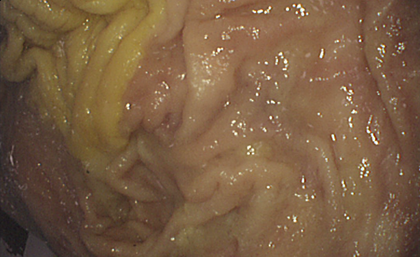
%> input picture master-project/simple method/original/01055.png, 420 x 257 px, shrunk from 1070 x 654 before the run
$ octave main.m   (GNU Octave 9; MATLAB toolbox functions it lacks are replaced by stand-ins)
%> lines starting %> are read from the running program, lines starting %| are printed output that depends on the picture; in (x1, y1, x2, y2) boxes, pixels count from 0 and x2, y2 are one past the last pixel; in counts of white or black regions, pixels touching at a corner belong together; the program's own positions count from 1
### master-project/simple method/highlight_detection_set.m
function [X_SVG,index_matrix] = highlight_detection_set(alpha,I,tau)

    HSV=rgb2hsv(I);
    H=HSV(:,:,1);
    S=HSV(:,:,2);
    V=HSV(:,:,3);

% compute X_sv and X_g
    a = S<alpha & V>1-alpha;
    [row,col] = find(S<alpha & V>1-alpha);
    len = length(row);
    X_sv=zeros(len,2);
    X_sv(:,1) = row;
    X_sv(:,2) = col;

    G = compute_G(I);
    b = G>=tau;
    [G_row,G_col]= find(G>=tau);
    len = length(G_row);

    X_G=zeros(len,2);
    X_G(:,1) = G_row;
    X_G(:,2) = G_col;

% construct their joint set
    X_SVG = union(X_sv,X_G,'rows');
    index_matrix = a|b;
% X_SVG = X_sv;


end
% no error
function G = compute_G(I)
    [x_max,y_max,z_max] = size(I);
%     sprintf('max x is %d, max y is %d',x_max,y_max);
    G = zeros(x_max,y_max);
    for x = 1:x_max
        for y = 1:y_max
            if x==x_max
                x_plus=x;
            else
                x_plus=x+1;
            end
            if x<=1
                x_minus = x;
            else
                x_minus = x-1;
            end

            if y==y_max
                y_plus=y;
            else
                y_plus=y+1;
            end

            if y<=1
                y_minus = y;
            else
                y_minus = y-1;
            end
           %  sprintf('max x is %d, max y is %d',x,y)
            a = find_min(I,x_plus,y)- find_min(I,x_minus,y);
            b = find_min(I,x,y_plus)- find_min(I,x,y_minus);
            a = double(a);
            b = double(b);
            G(x,y) = sqrt((a^2+b^2))/2;
        end
    end

end

% no error
% [6 lines left out: function find_min, not called in this run]

### master-project/simple method/replace_by_colors_around_fast.m
function A = replace_by_colors_around_fast(I,X_svg,num,alpha,tau,method)

[row,col,~] = size(I);
A(:,:,1) = ones(row,col);
A(:,:,2) = ones(row,col);
A(:,:,3) = ones(row,col);
[row,~] = size(X_svg);
A = I;
for i = 1:row
    e = [0 0 0];
    x = X_svg(i,1);
    y = X_svg(i,2);
    index = [x,y];
%     tic
    [x_left,y_left,x_right,y_right]= get_index(index,I,num);
    I_small = I(x_left:x_right,y_left:y_right,:);
    if(method == 'fast')
    [~,index_matrix] = highlight_detection_set2(alpha,I_small,tau); % index_matrix =1  when it is highlight pixel
    elseif(method == 'slow')
    [~,index_matrix] = highlight_detection_set(alpha,I_small,tau);%very slow method with bit better result
    end;
    neighbours = I_small.*(~index_matrix);  % only extract non highlights

    [r,~] = find(~index_matrix>0);
    n = length(r);
    e(1) = sum(sum(neighbours(:,:,1)))/n;
    e(2) = sum(sum(neighbours(:,:,2)))/n;
    e(3) = sum(sum(neighbours(:,:,3)))/n;
   if n<2
    disp('please enlarge the window size');
    [e,~]= enlarge_window(index,I,num*3,alpha,tau);
    A(x,y,1)= e(1);
    A(x,y,2)= e(2);
    A(x,y,3)= e(3);
    continue;
   end
    A(x,y,1)= e(1)  ;
    A(x,y,2)= e(2) ;
    A(x,y,3)= e(3) ;
end
end
% [37 lines left out: functions enlarge_window, detect, not called in this run]

function [x_left,y_left,x_right,y_right]= get_index(x,I,num)
mid = (num+1)/2;
dist = num -mid;
[x_max,y_max,~] = size(I);
x_left = x(1)-dist ;

y_left = x(2) - dist;
x_right = x(1)+dist ;
y_right = x(2) + dist;
if x_left<=1
    x_left=1;
end
if y_left<=1
    y_left=1;
end

if x_right>=x_max
    x_right=x_max;
end
if y_right>=y_max
    y_right=y_max;
end


end

### master-project/simple method/main.m
% main function

clear all;
% close all;
% define parameters
%% these two parameters are the threshold of highlights detection method
alpha = 0.41;
tau = 0.03;
window_size=19; %% it has to be odd
%% reading image;
ImageName = 'original/01055.png';
% method = 'fast';
method = 'slow';
tic
I=imread(ImageName);
%> I is the input picture: size 257x420x3 uint8; mean R, G, B 121.1, 93.2, 66.5
I = im2double(I);
%> I: size 257x420x3 double
%% Specular highlight detection
[X_SVG,index_matrix] = highlight_detection_set(alpha,I,tau);
%> in highlight_detection_set, `HSV=rgb2hsv(I);`: HSV: size 257x420x3 double; mean H, S, V 0.094, 0.446, 0.475
%> in highlight_detection_set, `H=HSV(:,:,1);`:
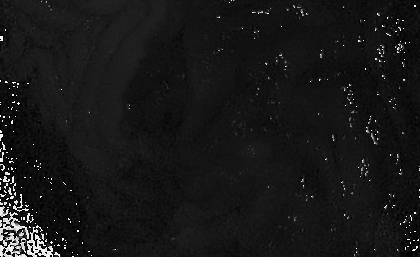
%> H: size 257x420 double; min 0, max 0.997, mean 0.094
%> in highlight_detection_set, `S=HSV(:,:,2);`:
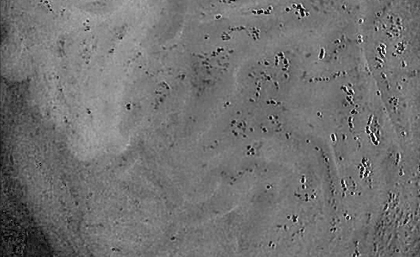
%> S: size 257x420 double; min 0, max 1, mean 0.446
%> in highlight_detection_set, `V=HSV(:,:,3);`:
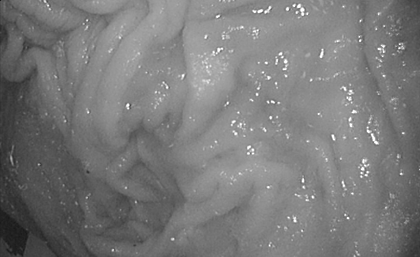
%> V: size 257x420 double; min 0.098, max 1, mean 0.475
%> in highlight_detection_set, `a = S<alpha & V>1-alpha;`:
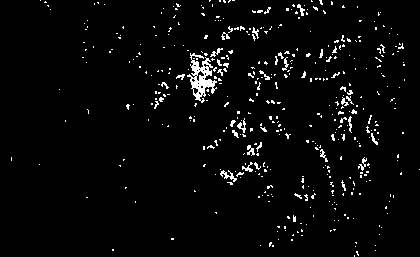
%> a: size 257x420 logical; 3.4% white in thin lines or dots
%> in highlight_detection_set, `[row,col] = find(S<alpha & V>1-alpha);`: row = 3622 values from 1 to 257; col = 3622 values from 12 to 420
%> in highlight_detection_set, `len = length(row);`: len = 3622
%> after the loop in compute_G, `for x = 1:x_max`:
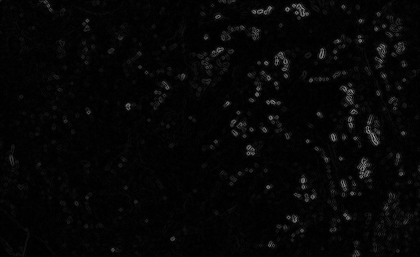
%> G: size 257x420 double; min 0, max 0.625, mean 0.0253
%> after the loop in compute_G, `for x = 1:x_max`: x_minus = 256; x_plus = 257; y_minus = 419; y_plus = 420
%> in highlight_detection_set, `b = G>=tau;`:
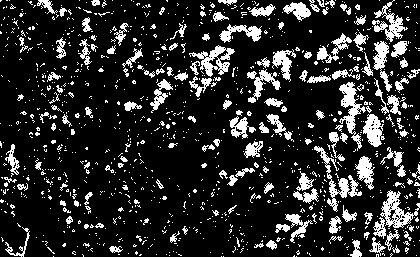
%> b: size 257x420 logical; 16.7% white; 1100 white regions (946 under 20 px), largest, box (x1, y1, x2, y2) and area: (339, 82, 366, 151) 633, (314, 146, 362, 212) 631, (380, 190, 420, 228) 583
%> in highlight_detection_set, `[G_row,G_col]= find(G>=tau);`: G_row = 17997 values from 1 to 257; G_col = 17997 values from 1 to 420
%> in highlight_detection_set, `len = length(G_row);`: len = 17997
%> in highlight_detection_set, `index_matrix = a|b;`:
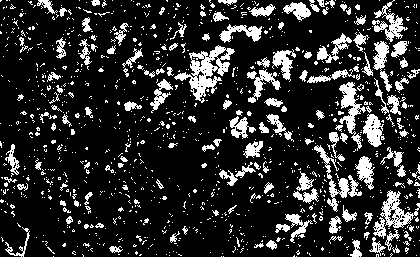
%> index_matrix: size 257x420 logical; 17.3% white; 1101 white regions (950 under 20 px), largest, box (x1, y1, x2, y2) and area: (174, 45, 235, 103) 1240, (339, 82, 366, 151) 650, (314, 145, 362, 212) 648
%% inpaint the highlight region
I_ = replace_by_colors_around_fast(I,X_SVG,window_size,alpha,tau,method);
%> in replace_by_colors_around_fast, `A(:,:,1) = ones(row,col);`: A: size 257x420 double; every value is 1
%> in replace_by_colors_around_fast, `A(:,:,3) = ones(row,col);`: A: size 257x420x3 double; every value is 1
%> (the run ends here)
